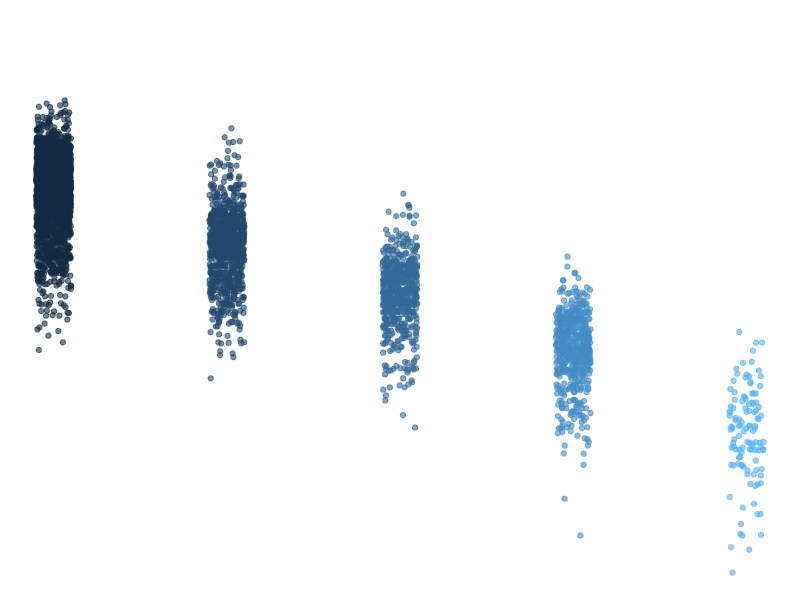

Here is the R script that generated this plot:
## ---- chunk 1
knitr::opts_chunk$set(echo = TRUE)
library(tidyverse)
## ---- chunk 2
summary(storms)
## ---- chunk 3
names(storms) 
## ---- chunk 4
ggplot(data = storms, aes(x = category, y = pressure)) +
  geom_jitter(width = 0.1, 
              alpha = 0.6,
              aes(color = category),
              show.legend = FALSE) +
  labs(x = "Storm  Category", 
       y = "Air pressure at storm center (millibars)"
       ) +
  theme_void()
